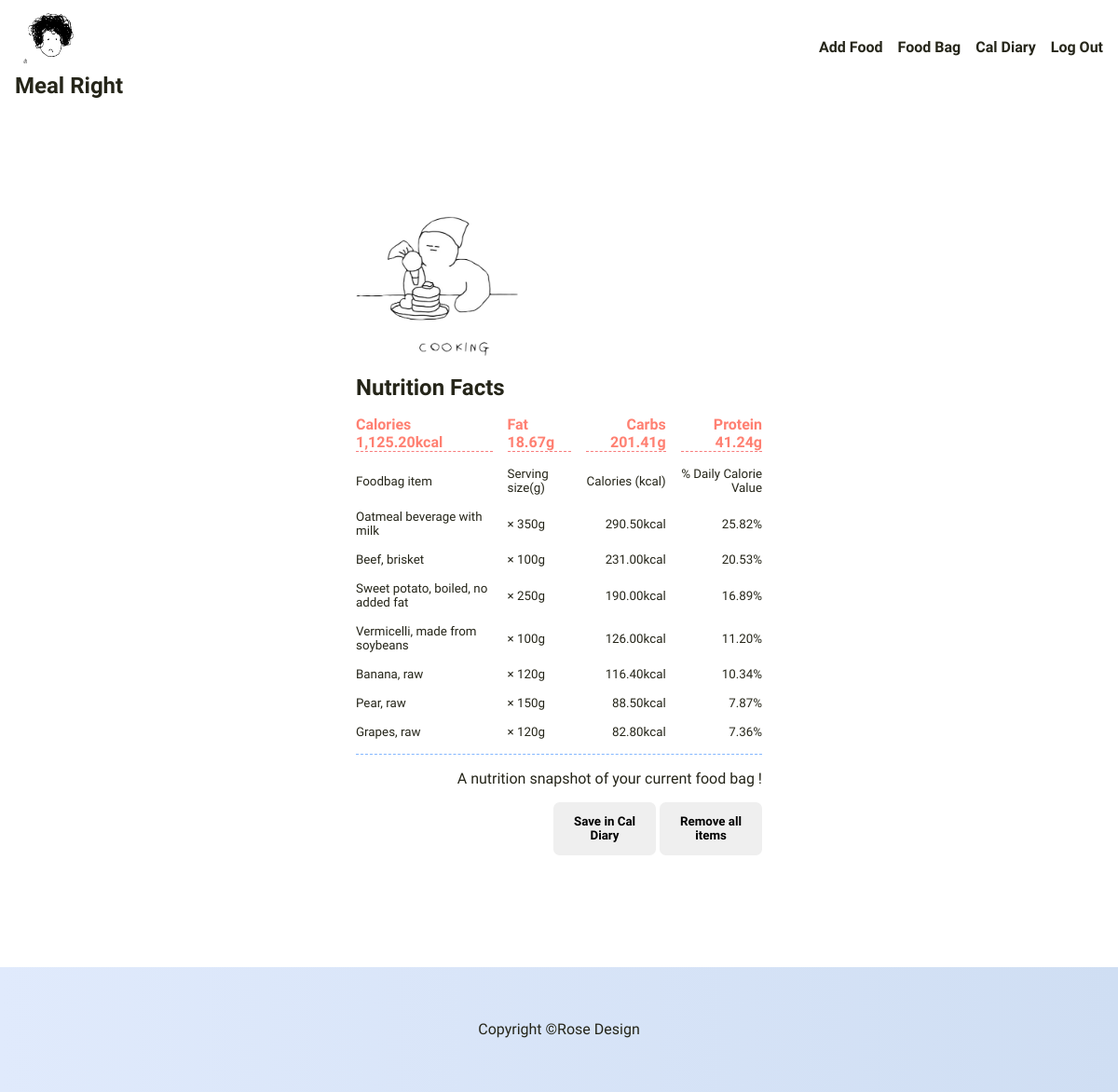
Page /home (signed in) on the committed database.
### tables this page shows
CREATE TABLE foodbag
(id INTEGER NOT NULL,
user_id INTEGER NOT NULL,
food TEXT NOT NULL,
fdcId TEXT NOT NULL,
protein_100g REAL NOT NULL,
fat_100g REAL NOT NULL,
carbs_100g REAL NOT NULL,
calorie_100g REAL NOT NULL,
servingSize INTEGER NOT NULL,
PRIMARY KEY(id));

### app.py (the view)
@app.route("/home")
@login_required
def home():
    user_id = session["user_id"]
    res = db.execute("SELECT IFNULL(SUM(calorie_100g * servingSize / 100), 0) as calories, IFNULL(SUM(fat_100g * servingSize / 100), 0) as fat, IFNULL(SUM(carbs_100g * servingSize / 100), 0) as carbs, IFNULL(SUM(protein_100g * servingSize / 100), 0) as protein FROM foodbag WHERE user_id = ?", user_id)
    foodbag = db.execute("SELECT food, IFNULL(SUM(servingSize), 0) as servings, IFNULL(SUM(calorie_100g * servingSize / 100), 0) as calories FROM foodbag WHERE user_id = ? GROUP BY(food) ORDER BY 3 DESC;", user_id)
    return render_template("home.html",
                           calories=res[0]["calories"],
                           fat=res[0]["fat"],
                           carbs=res[0]["carbs"],
                           protein=res[0]["protein"],
                           foodbag=foodbag)

### app.py (called while the page is built)
@app.after_request
def after_request(response):
    response.headers["Cache-Control"] = "no-cache, no-store, must-revalidate"
    response.headers["Expires"] = 0
    response.headers["Pragma"] = "no-cache"
    return response

### helpers.py (called while the page is built)
def login_required(f):
    @wraps(f)
    def decorated_function(*args, **kwargs):
        if session.get("user_id") is None:
            return redirect("/login")
        return f(*args, **kwargs)
    return decorated_function

def g(value):
    return f"{value:,.2f}g"

def kcal(value):
    return f"{value:,.2f}kcal"

def percentage(value):
    return f"{(100 * value):,.2f}%"

### templates/home.html (shortened to what this page needs)
<!DOCTYPE html>
<html>
<head>
    <link rel='stylesheet' type='text/css' media='screen' href='../static/styles.css'>
    <link rel='stylesheet' type='text/css' media='screen' href='../static/home.css'>
</head>
<body>
    <header>
        <section class="header--logo">
            <a href="/" class="link-nodecoration"><img src="../static/ezgif.com-gif-maker.gif" alt="hair boy"  width="80" height="80" >
            <h1 class="nowrap">Meal Right</h1>
            </a>
        </section>
        <nav class="nav-bar">
            {% if session["user_id"] %}
                <ul>
                    <li><a href="/search">Add Food</a></li>
                    <li><a href="/foodbag">Food Bag</a></li>
                    <li><a href="/calorie_diary">Cal Diary</a></li>
                </ul>
                <ul>
                    <li><a href="/logout">Log Out</a></li>
                </ul>
            {% else %}
                <ul>
                    <li><a href="/register">Register</a></li>
                    <li><a href="/login">Log In</a></li>
                </ul>
            {% endif %}
        </nav>
    </header>
    <main>
        <table class="nutrition_table">
            <thead>
                <tr>
                    <td class="nutrition--header" colspan="4">
                        <img src="../static/cooking.png" alt="cute figure" height="150">
                    </td>
                </tr>
                <tr>
                   <td colspan="4"><h2>Nutrition Facts</h2></td>
                </tr>
                <tr class="nutrition--summaryStats">
                    <td>Calories {{calories | kcal}}</td>
                    <td>Fat {{fat | g }}</td>
                    <td>Carbs {{carbs | g}}</td>
                    <td>Protein {{protein | g}}</td>
                </tr>
            </thead>
            <tbody class="nutrition--datatable">
            {% if foodbag %}
                <tr>
                    <td>Foodbag item</td>
                    <td>Serving size(g)</td>
                    <td>Calories (kcal)</td>
                    <td>% Daily Calorie Value</td>
                </tr>
                {% for food in foodbag %}
                    <tr>
                        <td>{{food["food"]}}</td>
                        <td>&times; {{food["servings"]}}g</td>
                        <td>{{food["calories"] | kcal}}</td>
                        <td>{{(food["calories"] / calories) | percentage }}</td>
                    </tr>
                {% endfor %}
            {% endif %}
            </tbody>
            <tfoot>
                {% if not foodbag %}
                <tr>
                    <td colspan="3">nothing in your food bag !</td>
                    <td>
                        <button type="button" class="no-padding-button"><a class="link-nodecoration" href="/search">Add Food</a></button>
                    </td>
                </tr>
                {% else %}
                <tr ><td colspan="4" class="nutrition--footer">A nutrition snapshot of your current food bag !</td></tr>
                <tr>
                    <td colspan="4">
                        <button type="button" class="save_diary_openbutton">Save in Cal Diary</button>
                        <form action="/foodbag" method="post" id="remove-all-form">
                            <button id="button-unique-style" name="remove_all" value="1" type="submit">Remove all items</button>
                        </form>
                    </td>
                </tr>
                {% endif %}
            </tfoot>
        </table>
    </main>
    <footer>
        <span class="nowrap">Copyright &copy; <time id="year"></time></span>
        <span class="nowrap">Rose Design</span>
    </footer>
</body>
</html>

### static/styles.css (style rules this page uses)
* { padding: 0; margin: 0; box-sizing: border-box; }
body { width: 100vw; height: 100vh; font-family: 'Comfortaa', sans-serif; color:#252519; }
header { height: 100px; display: flex; align-items: center; justify-content: space-between; }
main { height: 80vh; background-image: url(../static/ezgif.com-crop.gif); background-size:contain; background-repeat: no-repeat; background-position: top center; background: none; display: grid; grid-template: repeat(2, 1fr) 100px repeat(2, 1fr) / repeat(6, 1fr); justify-content: center; align-items: center; }
footer { height: calc(20vh - 100px); display: flex; justify-content: center; align-items: center; background:linear-gradient(to right, #e0eafc,#cfdef3); }
.nowrap { white-space: nowrap; }
.link-nodecoration, .link-nodecoration:any-link { text-decoration: none; color: #252519; }
.header--logo { padding-left: 1em; }
.nav-bar { display: flex; justify-content: space-between; }
.nav-bar ul { display: flex; }
.nav-bar li { list-style: none; margin-right: 1em; }
.nav-bar a, .nav-bar a:any-link, .nav-bar a:visited { text-decoration: none; color: #252519; font-weight: bolder; }

### static/home.css (style rules this page uses)
main { background: none; display: flex; flex-flow:column wrap; justify-content: center; align-items: center; }
.nutrition_table { padding: 1rem; display: block; margin: 0 auto; border-spacing: 1em; border-radius: 10px; width: 500px; max-width: 80%; max-height: calc(100% - 200px); overflow: auto; }
.nutrition--summaryStats tr, .nutrition--summaryStats td { color: #ff8072; font-weight: bold; border-bottom: 0.1rem dashed #f87c7c; }
.nutrition--summaryStats td:nth-child(3), .nutrition--summaryStats td:last-child { text-align: right; }
.nutrition--datatable td { font-size: smaller; }
.nutrition--datatable tr td:nth-child(3), .nutrition--datatable tr td:last-child { text-align:right; vertical-align: center; }
.nutrition_table tfoot td:last-child { text-align: right; }
.nutrition--footer { border-top:0.1rem dashed #84b7ff; padding-top: 1rem; }
.nutrition_table tfoot button { width: 110px; margin: 0 auto; border:0; font-weight: bold; font-family: 'Comfortaa', sans-serif; border-radius: 0.5em; padding: 1em; }
#button-unique-style { padding: 1em; }
#remove-all-form { display: inline-block; }

### rows in the picture
foodbag: food "Oatmeal beverage with milk", servings "350", calories|kcal "290.50kcal", calories "25.82%"
foodbag: food "Beef, brisket", servings "100", calories|kcal "231.00kcal", calories "20.53%"
foodbag: food "Sweet potato, boiled, no added fat", servings "250", calories|kcal "190.00kcal", calories "16.89%"
foodbag: food "Vermicelli, made from soybeans", servings "100", calories|kcal "126.00kcal", calories "11.20%"
foodbag: food "Banana, raw", servings "120", calories|kcal "116.40kcal", calories "10.34%"
foodbag: food "Pear, raw", servings "150", calories|kcal "88.50kcal", calories "7.87%"
foodbag: food "Grapes, raw", servings "120", calories|kcal "82.80kcal", calories "7.36%"

### other values in the picture
{{ calories | kcal }} "1,125.20kcal"
{{ fat | g }} "18.67g"
{{ carbs | g }} "201.41g"
{{ protein | g }} "41.24g"
